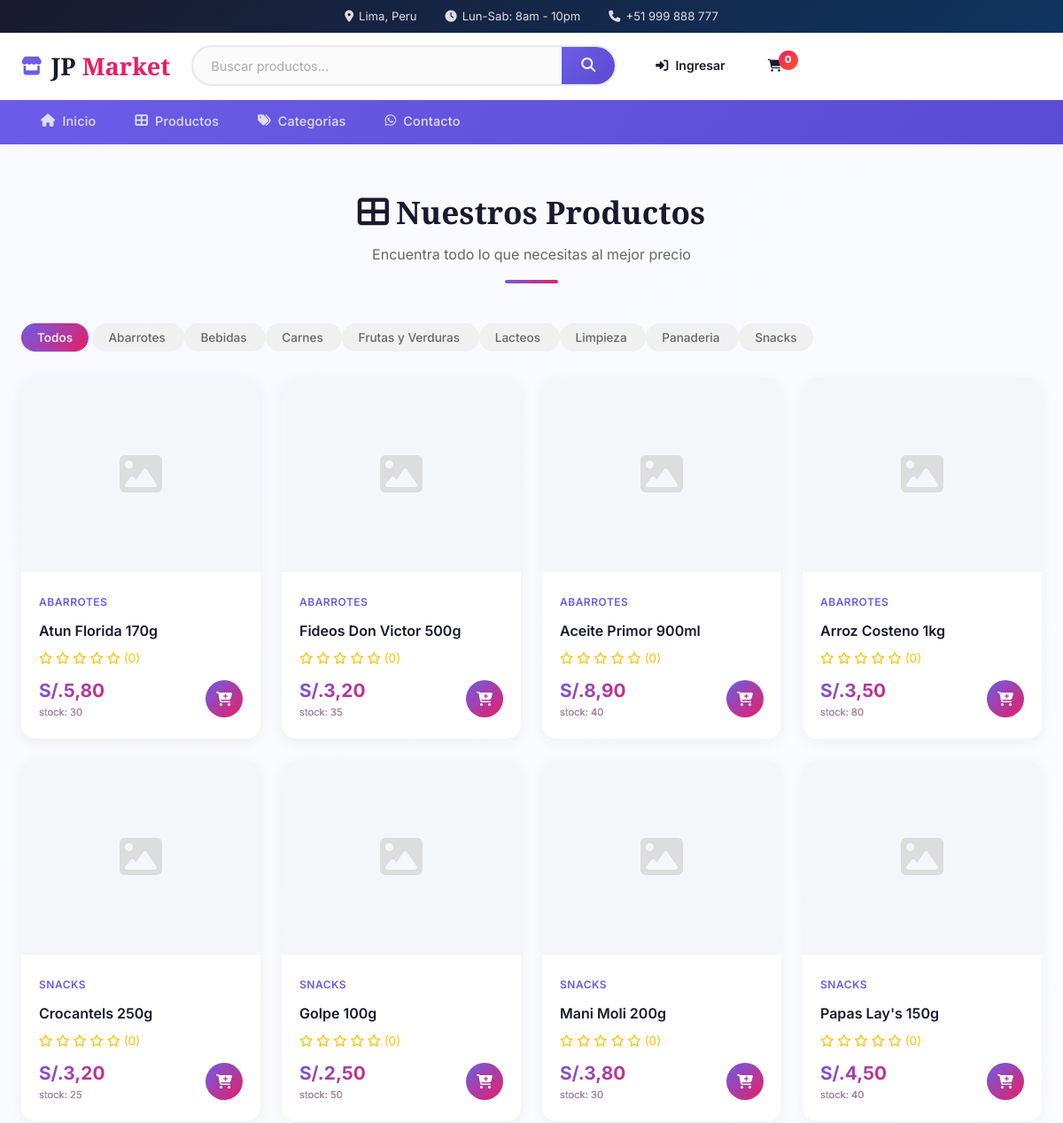
The app's page /productos/ (upper part), older data.
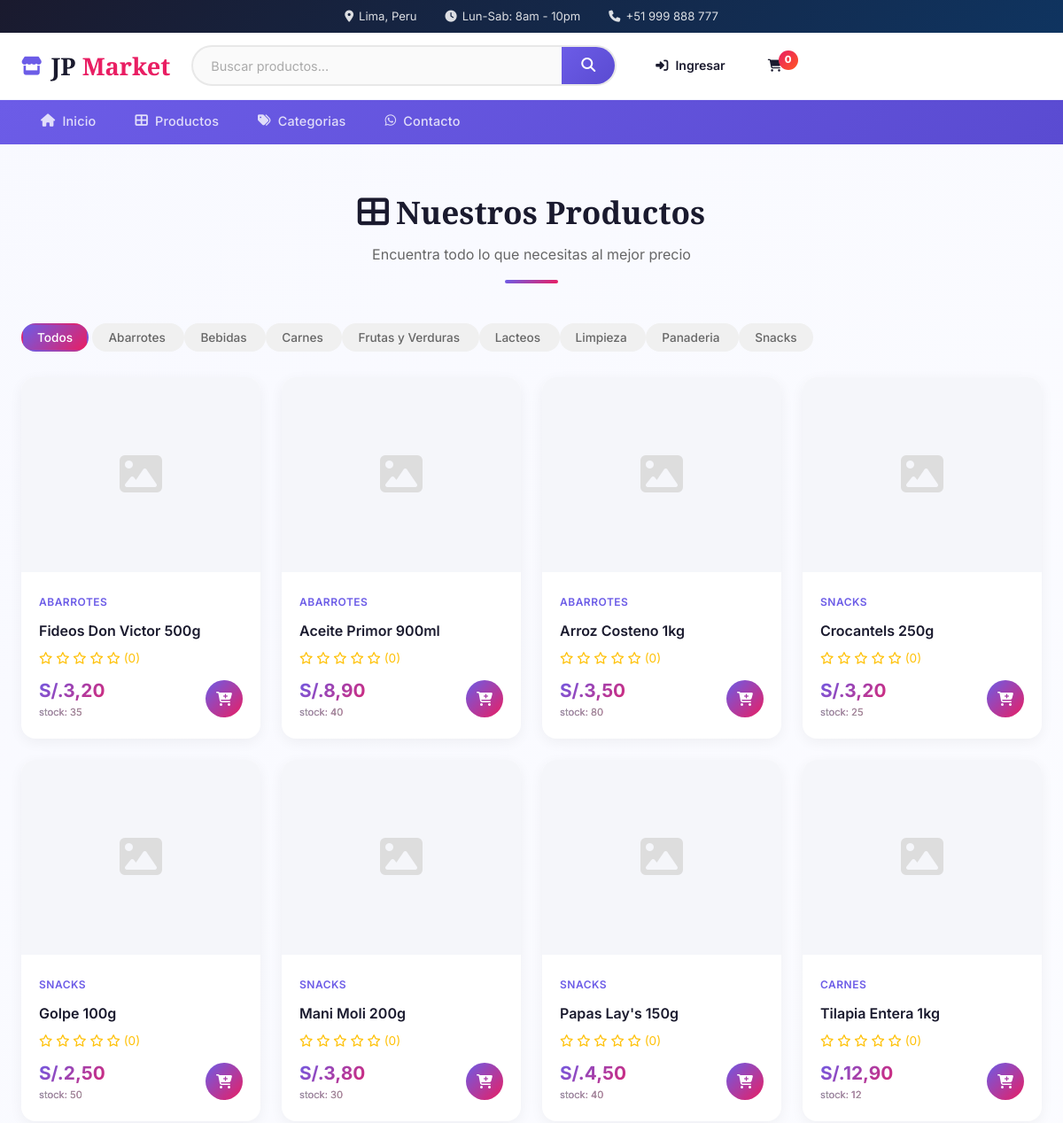
The same page, newer data.
### tienda/models.py (models this page shows, shortened)
class Category(models.Model):
    name = models.CharField(max_length=100)
    description = models.TextField(blank=True)
    image = models.ImageField(upload_to='categories/', blank=True, null=True)
    activa = models.BooleanField(default=True)
    created = models.DateTimeField(auto_now_add=True)
    class Meta:
        verbose_name_plural = 'categories'
        ordering = ['name']

class Product(models.Model):
    category = models.ForeignKey(Category, on_delete=models.CASCADE, related_name='products')
    name = models.CharField(max_length=200)
    description = models.TextField()
    price = models.DecimalField(max_digits=12, decimal_places=2)
    image = models.ImageField(upload_to='products/', blank=True, null=True)
    stock = models.PositiveIntegerField(default=0)
    activo = models.BooleanField(default=True)
    created = models.DateTimeField(auto_now_add=True)
    updated = models.DateTimeField(auto_now=True)
    class Meta:
        ordering = ['-created']
    @property
    def is_available(self):
        return self.activo and self.stock > 0
    @property
    def average_rating(self):
        reviews = self.reviews.all()
        if reviews.exists():
            return round(reviews.aggregate(models.Avg('rating'))['rating__avg'], 1)
        return 0

### tienda/views.py (the view)
# urls.py: path('productos/', views.product_list, name='product_list'),
def product_list(request):
    products = Product.objects.filter(activo=True).select_related('category')
    categories = Category.objects.filter(activa=True)
    q = request.GET.get('q', '')
    cat_id = request.GET.get('cat', '')
    if q:
        products = products.filter(name__icontains=q)
    if cat_id:
        products = products.filter(category_id=cat_id)
    return render(request, 'tienda/product_list.html', {
        'products': products,
        'categories': categories,
        'q': q,
        'cat_id': cat_id,
    })

### carrito/context_processors.py (called while the page is built)
def cart_count(request):
    count = 0
    if request.user.is_authenticated:
        cart, _ = Cart.objects.get_or_create(user=request.user)
        count = cart.total_items
    elif request.session.session_key:
        cart, _ = Cart.objects.get_or_create(session_key=request.session.session_key)
        count = cart.total_items
    return {'cart_count': count}

### templates/tienda/product_list.html (shortened to what this page needs)
{% extends 'base.html' %}
{% load static humanize %}
{% block content %}
<section class="section">
    <div class="container">
        <div class="section-header">
            <h2><i class="fas fa-th-large"></i> Nuestros Productos</h2>
            <p>Encuentra todo lo que necesitas al mejor precio</p>
            <div class="line"></div>
        </div>
        <div class="filters-bar">
            <div class="filter-group">
                <a href="{% url 'tienda:product_list' %}" class="filter-btn {% if not cat_id %}active{% endif %}">Todos</a>
                {% for cat in categories %}
                <a href="{% url 'tienda:product_list' %}?cat={{ cat.id }}&q={{ q }}" class="filter-btn {% if cat_id == cat.id|stringformat:'d' %}active{% endif %}">
                    {{ cat.name }}
                </a>
                {% endfor %}
            </div>
        </div>
        {% if products %}
        <div class="products-grid">
            {% for p in products %}
            <div class="product-card">
                <div class="product-img">
                    {% if p.image %}
                        <img src="{{ p.image.url }}" alt="{{ p.name }}">
                    {% else %}
                        <span class="no-img"><i class="fas fa-image"></i></span>
                    {% endif %}
                </div>
                <div class="product-info">
                    <span class="product-category">{{ p.category.name }}</span>
                    <h3 class="product-name"><a href="{% url 'tienda:product_detail' p.id %}">{{ p.name }}</a></h3>
                    <div class="product-rating">
                        {% for i in "12345" %}
                            {% if forloop.counter <= p.average_rating %}<i class="fas fa-star"></i>{% else %}<i class="far fa-star"></i>{% endif %}
                        {% endfor %}
                        <span>({{ p.reviews.count }})</span>
                    </div>
                    <div class="product-bottom">
                        <div class="product-price">
                            S/.{{ p.price|intcomma }}
                            <small>stock: {{ p.stock }}</small>
                        </div>
                        {% if p.is_available %}
                        <a href="{% url 'carrito:add_to_cart' p.id %}" class="add-cart-btn" title="Agregar al carrito">
                            <i class="fas fa-cart-plus"></i>
                        </a>
                        {% endif %}
                    </div>
                </div>
            </div>
            {% endfor %}
        </div>
        {% endif %}
    </div>
</section>
{% endblock %}

Row changes from the older to the newer data that the page shows:
no longer on this page (row edited): Product: category.name "ABARROTES", name "Atun Florida 170g", reviews.count "0", price "5,80", stock "30", activo True (drawn)
now on this page (row unchanged): Product: category.name "CARNES", name "Tilapia Entera 1kg", reviews.count "0", price "12,90", stock "12", activo True (drawn)
